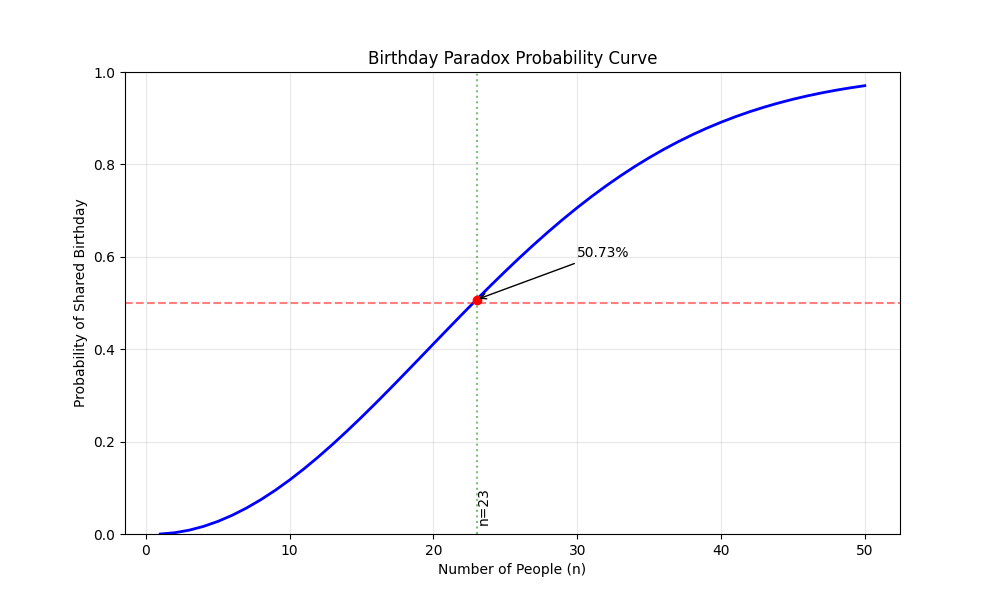

Source code (Python):
#! python3
import matplotlib.pyplot as plt
import numpy as np

# 初始化概率列表（对应 Mathematica 的 noshare 和 share）
noshare = []    # 存储所有人生日均不同的概率
share = []       # 存储至少两人生日相同的概率
current_noshare = 1.0  # 初始无重复的概率（对应 n=1 的情况）

# 模拟 n 从 1 到 50 人的情况（对应 Mathematica 的 For 循环）
for n in range(1, 51):
    if n == 1:
        # 初始情况：1 个人时无重复概率为 1
        noshare.append((1, 1.0))
        share.append((1, 0.0))
    else:
        # 计算新的乘积因子 (365 - (n-1))/365
        new_factor = (365 - (n - 1)) / 365
        # 更新当前无重复概率（递推公式）
        current_noshare *= new_factor
        
        # 记录当前 n 对应的无重复概率
        noshare.append((n, current_noshare))
        # 计算并记录至少两人生日相同的概率
        share.append((n, 1.0 - current_noshare))

# 提取数据点用于绘图（对应 ListPlot）
n_values = [x[0] for x in share]
prob_values = [x[1] for x in share]

# 绘制概率曲线（带标签和网格）
plt.figure(figsize=(10, 6))
plt.plot(n_values, prob_values, 'b-', linewidth=2)
plt.axhline(y=0.5, color='r', linestyle='--', alpha=0.5)  # 50% 参考线
plt.axvline(x=23, color='g', linestyle=':', alpha=0.5)    # 23人参考线

# 标记关键点（23人处概率 >50%）
plt.text(23, 0.02, 'n=23', rotation=90, verticalalignment='bottom')
plt.plot(23, 0.5073, 'ro')  # 理论值标记点
plt.annotate(f'50.73%', xy=(23, 0.5073), xytext=(30, 0.6),
             arrowprops=dict(arrowstyle="->"))

# 设置坐标轴和标题
plt.xlabel('Number of People (n)')
plt.ylabel('Probability of Shared Birthday')
plt.title('Birthday Paradox Probability Curve')
plt.grid(True, alpha=0.3)
plt.ylim(0, 1)

plt.savefig("BirthdayParadoxProbabilityCurve.png")